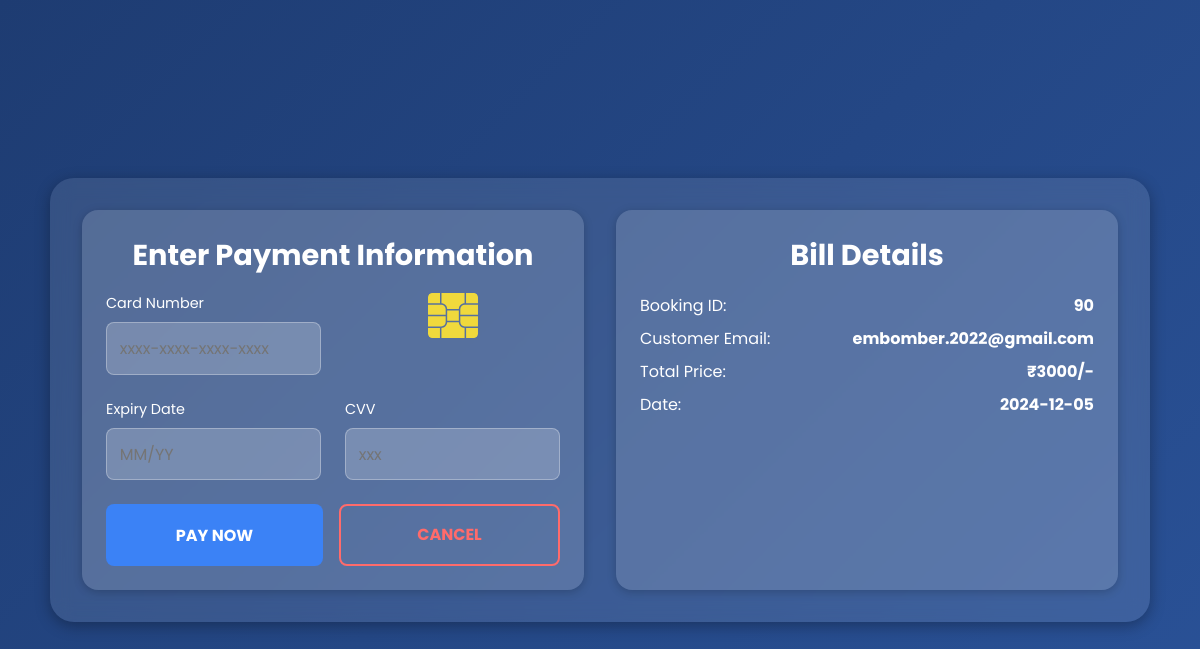
The page /payment.php (signed in) on the database its author committed.
### tables this page shows
CREATE TABLE `booking` (
  `BOOK_ID` int(11) NOT NULL,
  `CAR_ID` int(11) NOT NULL,
  `EMAIL` varchar(255) NOT NULL,
  `BOOK_PLACE` varchar(255) NOT NULL,
  `BOOK_DATE` date NOT NULL,
  `DURATION` int(11) NOT NULL,
  `PHONE_NUMBER` bigint(20) NOT NULL,
  `DESTINATION` varchar(255) NOT NULL,
  `RETURN_DATE` date NOT NULL,
  `PRICE` int(11) NOT NULL,
  `BOOK_STATUS` varchar(255) NOT NULL DEFAULT 'UNDER PROCESSING'
);

### payment.php (the view, shortened to what this page needs)
<?php
require_once('connection.php');
$email = $_SESSION['email'] ?? null;
$stmt = $con->prepare("SELECT * FROM booking WHERE EMAIL = ? ORDER BY BOOK_ID DESC LIMIT 1");
$stmt->bind_param("s", $email);
$stmt->execute();
$result = $stmt->get_result();
$emailData = $result->fetch_assoc();
?>
<!DOCTYPE html>
<html lang="en">
<head>
</head>
<body>
  <div class="container">
    <div class="card">
      <h1>Enter Payment Information</h1>
      <form method="POST">
        <div class="card__row">
          <div class="card__col">
            <label for="cardNumber" class="card__label">Card Number</label>
            <input
              type="text"
              id="cardNumber"
              class="card__input"
              placeholder="xxxx-xxxx-xxxx-xxxx"
              name="cardno"
              maxlength="16"
              required
            />
          </div>
          <div class="card__col card__chip">
            <img src="images/chip.svg" alt="Card Chip">
          </div>
        </div>
        <div class="card__row">
          <div class="card__col">
            <label for="cardExpiry" class="card__label">Expiry Date</label>
            <input
              type="text"
              id="cardExpiry"
              class="card__input"
              placeholder="MM/YY"
              name="exp"
              maxlength="5"
              required
            />
          </div>
          <div class="card__col">
            <label for="cardCcv" class="card__label">CVV</label>
            <input
              type="password"
              id="cardCcv"
              class="card__input"
              placeholder="xxx"
              name="cvv"
              maxlength="3"
              required
            />
          </div>
        </div>
        <div class="card__buttons">
          <button type="submit" class="pay" name="pay">PAY NOW</button>
          <button class="btn">
            <a href="cancelbooking.php">CANCEL</a>
          </button>
        </div>
      </form>
    </div>
    <div class="bill">
      <h2>Bill Details</h2>
      <p>Booking ID: <span><?php echo htmlspecialchars($emailData['BOOK_ID'] ?? 'N/A'); ?></span></p>
      <p>Customer Email: <span><?php echo htmlspecialchars($_SESSION['email'] ?? 'N/A'); ?></span></p>
      <p>Total Price: <span>₹<?php echo htmlspecialchars($emailData['PRICE'] ?? '0'); ?>/-</span></p>
      <p>Date: <span><?php echo htmlspecialchars($emailData['BOOK_DATE'] ?? 'N/A'); ?></span></p>
    </div>
  </div>
</body>
</html>

### payment.php (style rules this page uses)
* { margin: 0; padding: 0; box-sizing: border-box; font-family: "Poppins", sans-serif; }
body { min-height: 100vh; display: flex; justify-content: center; align-items: center; background: linear-gradient(135deg, #1e3c72, #2a5298); padding: 1rem; }
.container { display: flex; flex-wrap: wrap; gap: 2rem; max-width: 1100px; width: 100%; background: rgba(255, 255, 255, 0.1); box-shadow: 0 4px 15px rgba(0, 0, 0, 0.3); backdrop-filter: blur(10px); border-radius: 1.5rem; padding: 2rem; }
.card, .bill { flex: 1 1 calc(50% - 1rem); padding: 1.5rem; background: rgba(255, 255, 255, 0.15); border-radius: 1rem; box-shadow: 0 2px 10px rgba(0, 0, 0, 0.2); }
.card h1 { font-size: 1.8rem; margin-bottom: 1rem; color: #ffffff; text-align: center; }
.card__row { display: flex; gap: 1.5rem; justify-content: space-between; margin-bottom: 1.5rem; }
.card__col { flex: 1; }
.card__input { width: 100%; padding: 0.8rem; font-size: 1rem; background: rgba(255, 255, 255, 0.2); color: #fff; border: 1px solid rgba(255, 255, 255, 0.3); border-radius: 0.5rem; outline: none; transition: 0.3s; }
.card__label { font-size: 0.9rem; margin-bottom: 0.5rem; color: #ffffff; display: block; }
.card__chip img { width: 50px; display: block; margin: auto; }
.card__buttons { display: flex; justify-content: space-between; gap: 1rem; margin-top: 1.5rem; }
.pay, .btn { flex: 1; padding: 0.8rem 1rem; font-size: 1rem; font-weight: bold; text-align: center; border: none; border-radius: 0.5rem; cursor: pointer; transition: 0.3s; }
.pay { background: #3b82f6; color: #fff; }
.btn { background: transparent; border: 2px solid #ff6b6b; color: #ff6b6b; }
.btn a { text-decoration: none; color: inherit; display: block; width: 100%; height: 100%; line-height: 2rem; }
.bill h2 { text-align: center; font-size: 1.8rem; margin-bottom: 1rem; color: #ffffff; }
.bill p { margin: 0.5rem 0; font-size: 1rem; color: #ffffff; display: flex; justify-content: space-between; }
.bill span { font-weight: bold; }

### rows shown on the page
booking: BOOK_ID "90", PRICE "3000", BOOK_DATE "2024-12-05"

### other values the page prints
$_SESSION['email'] "embomber.2022@gmail.com"
